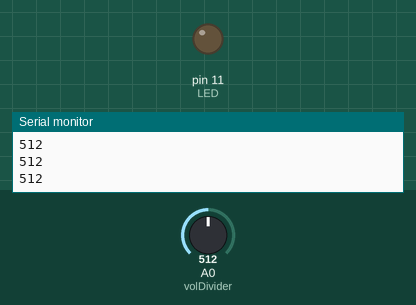
Recording of a sketch running on a simulated Arduino Uno, built with avr-gcc and run on an emulated ATmega328P. On the bench: output pins drawn as LEDs (lit = HIGH), the last lines printed to the serial monitor. The test bench sets the inputs (shaded band); at power-on: A0 (volDivider) = 512.

Above: at 1.2 s.
1.3 s: A0 (volDivider) set to 716
At 2.1 s:
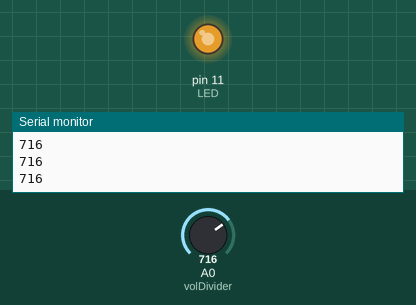
2.8 s: A0 (volDivider) set to 306
At 3.4 s:
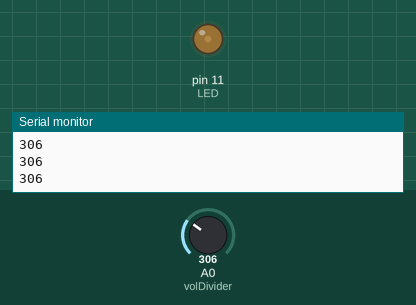
Timing chart, 0 to 5.8 s (numbered marks = the images above; inputs shaded):
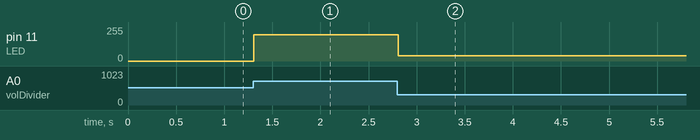

Measured:
- after the input at 1.3 s, pin 11 (LED): 0/255 → 198/255 at once
- after the input at 2.8 s, pin 11 (LED): 198/255 → 41/255 at once

The sketch:

PhotoResistorBasic.ino
```cpp
int volDivider = A0;
int LED = 11;
int lightIntensityThres =30;
int reading , bright ;


void setup() {
  // put your setup code here, to run once:
  pinMode(LED,OUTPUT);
  pinMode(volDivider,INPUT);
  Serial.begin(9600);

}

void loop() {
  // put your main code here, to run repeatedly:
  reading=analogRead(volDivider);
  bright= 0;
  Serial.println(reading);
  if(reading > lightIntensityThres) {
      bright = map(reading,0,lightIntensityThres,0,255);
      analogWrite(LED,bright);

      }
   else{
      analogWrite(LED,0);
    }
}
```
